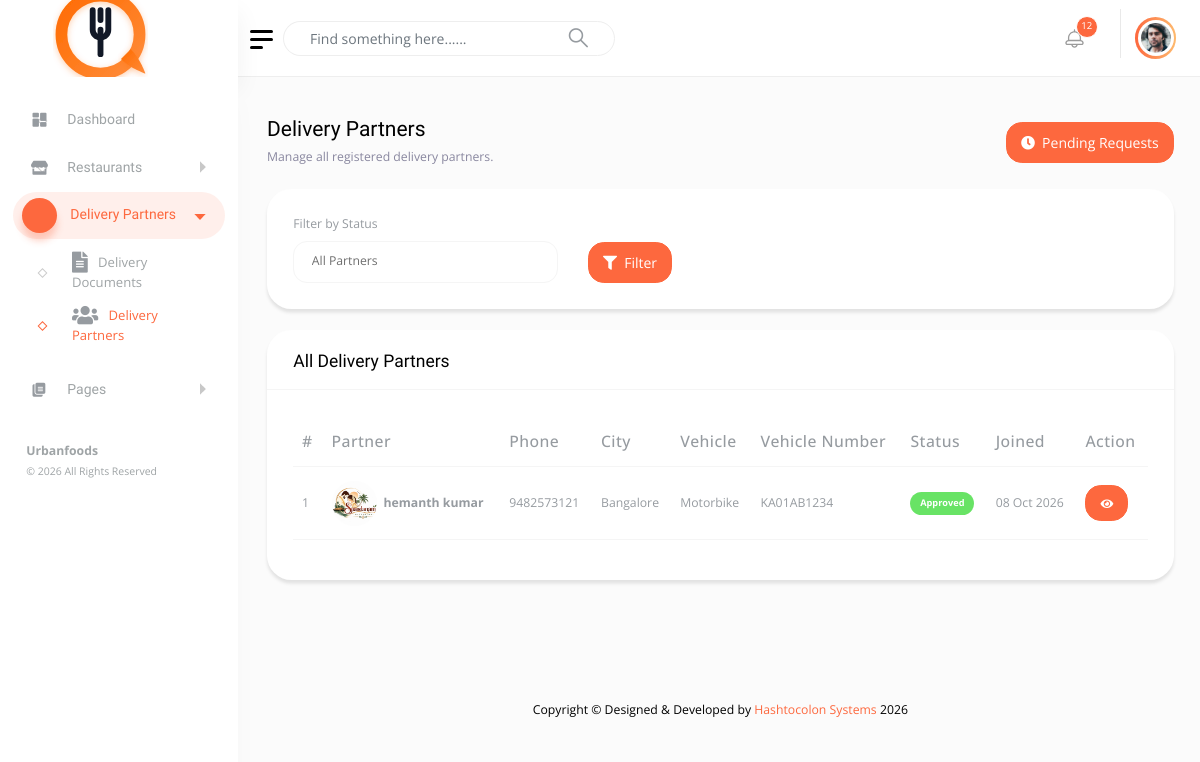
The page /dashboard/delivery-partner-list/ (signed in) on the database its author committed.
### base/models.py (models this page shows, shortened)
class DeliveryPartnerProfile(models.Model):
    INCOMPLETE, PENDING, APPROVED, REJECTED = "incomplete", "pending", "approved", "rejected"
    STATUS_CHOICES = RestaurantProfile.STATUS_CHOICES
    VEHICLE_CHOICES = [("bike", "Motorbike"), ("scooter", "Scooter"), ("bicycle", "Bicycle")]
    user = models.OneToOneField(settings.AUTH_USER_MODEL, on_delete=models.CASCADE, related_name="delivery_partner")
    city = models.CharField(max_length=80)
    vehicle_type = models.CharField(max_length=10, choices=VEHICLE_CHOICES, default="bike")
    photo = models.ImageField(upload_to="delivery/photos/", blank=True)
    driving_license_number = models.CharField(max_length=20, blank=True)
    driving_license = models.FileField(upload_to="delivery/license/", blank=True)
    vehicle_number = models.CharField(max_length=15, blank=True)
    rc_book = models.FileField(upload_to="delivery/rc/", blank=True)
    status = models.CharField(max_length=12, choices=STATUS_CHOICES, default=INCOMPLETE)
    rejection_reason = models.TextField(blank=True)
    submitted_at = models.DateTimeField(null=True, blank=True)
    reviewed_at = models.DateTimeField(null=True, blank=True)
    reviewed_by = models.ForeignKey(settings.AUTH_USER_MODEL, null=True, blank=True,
                                    on_delete=models.SET_NULL, related_name="+")
    is_online = models.BooleanField(default=False)
    created_at = models.DateTimeField(auto_now_add=True)

### base/views.py (the view)
# urls.py: path("dashboard/delivery-partner-list/",views.delivery_list,name="delivery_list",),
@staff_only
def delivery_list(request):
    status = request.GET.get("status", "").strip()
    delivery_partners = (
        DeliveryPartnerProfile.objects
        .select_related("user", "reviewed_by")
        .order_by("-created_at")
    )
    if status in [
        DeliveryPartnerProfile.INCOMPLETE,
        DeliveryPartnerProfile.PENDING,
        DeliveryPartnerProfile.APPROVED,
        DeliveryPartnerProfile.REJECTED,
    ]:
        delivery_partners = delivery_partners.filter(
            status=status
        )
    return render(
        request,
        "dashboard/delivery_list.html",
        {
            "delivery_partners": delivery_partners,
            "selected_status": status,
        },
    )

### templates/dashboard/delivery_list.html (shortened to what this page needs)
{% extends "dashboard/base.html" %}
{% block content %}
<div class="content-body">
    <div class="container-fluid">
        <div class="d-flex justify-content-between align-items-center mb-4 flex-wrap">
            <div>
                <h3 class="mb-1">Delivery Partners</h3>
                <p class="text-muted mb-0">
                    Manage all registered delivery partners.
                </p>
            </div>
            <a href="{% url 'base:delivery_requests' %}"
               class="btn btn-primary mt-2 mt-md-0">
                <i class="fas fa-clock me-1"></i>
                Pending Requests
            </a>
        </div>
        <div class="card mb-4">
            <div class="card-body">
                <form method="get">
                    <div class="row align-items-end">
                        <div class="col-md-4">
                            <label class="form-label">
                                Filter by Status
                            </label>
                            <select
                                name="status"
                                class="form-control"
                            >
                                <option value="">
                                    All Partners
                                </option>
                            </select>
                        </div>
                        <div class="col-md-2 mt-3 mt-md-0">
                            <button
                                type="submit"
                                class="btn btn-primary"
                            >
                                <i class="fas fa-filter me-1"></i>
                                Filter
                            </button>
                        </div>
                    </div>
                </form>
            </div>
        </div>
        <div class="card">
            <div class="card-header">
                <h4 class="card-title mb-0">
                    All Delivery Partners
                </h4>
            </div>
            <div class="card-body">
                {% if delivery_partners %}
                <div class="table-responsive">
                    <table class="table table-hover align-middle">
                        <thead>
                            <tr>
                                <th>#</th>
                                <th>Partner</th>
                                <th>Phone</th>
                                <th>City</th>
                                <th>Vehicle</th>
                                <th>Vehicle Number</th>
                                <th>Status</th>
                                <th>Joined</th>
                                <th>Action</th>
                            </tr>
                        </thead>
                        <tbody>
                        {% for partner in delivery_partners %}
                            <tr>
                                <td>
                                    {{ forloop.counter }}
                                </td>
                                <td>
                                    <div class="d-flex align-items-center">
                                        {% if partner.photo %}
                                            <img
                                                src="{{ partner.photo.url }}"
                                                alt="{{ partner.user.get_full_name }}"
                                                width="45"
                                                height="45"
                                                class="rounded-circle me-2"
                                                style="object-fit: cover;"
                                            >
                                        {% endif %}
                                        <div>
                                            <strong class="d-block">
                                                {% if partner.user.get_full_name %}
                                                    {{ partner.user.get_full_name }}
                                                {% else %}
                                                    {{ partner.user.username }}
                                                {% endif %}
                                            </strong>
                                        </div>
                                    </div>
                                </td>
                                <td>
                                    {{ partner.user.username }}
                                </td>
                                <td>
                                    {{ partner.city|default:"-" }}
                                </td>
                                <td>
                                    {{ partner.get_vehicle_type_display|default:"-" }}
                                </td>
                                <td>
                                    {{ partner.vehicle_number|default:"-" }}
                                </td>
                                <td>
                                    {% if partner.status == "approved" %}
                                        <span class="badge bg-success">
                                            Approved
                                        </span>
                                    {% elif partner.status == "pending" %}
                                        <span class="badge bg-warning text-dark">
                                            Pending
                                        </span>
                                    {% elif partner.status == "rejected" %}
                                        <span class="badge bg-danger">
                                            Rejected
                                        </span>
                                    {% else %}
                                        <span class="badge bg-secondary">
                                            Incomplete
                                        </span>
                                    {% endif %}
                                </td>
                                <td>
                                    {% if partner.created_at %}
                                        {{ partner.created_at|date:"d M Y" }}
                                    {% else %}
                                        -
                                    {% endif %}
                                </td>
                                <td>
                                    <a
                                        href="{% url 'base:delivery_detail' partner.pk %}"
                                        class="btn btn-sm btn-primary"
                                        title="View Details"
                                    >
                                        <i class="fas fa-eye"></i>
                                    </a>
                                </td>
                            </tr>
                        {% endfor %}
                        </tbody>
                    </table>
                </div>
                {% endif %}
            </div>
        </div>
    </div>
</div>
{% endblock %}

### rows shown on the page
DeliveryPartnerProfile: photo (picture), user.get_full_name "hemanth kumar", user.username "9482573121", city "Bangalore", vehicle_type "Motorbike", vehicle_number "KA01AB1234", status "Approved", created_at "08 Oct 2026"
